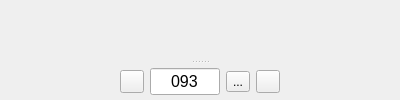
      <widget class="QFrame" name="view_frame">
       <property name="sizePolicy">
        <sizepolicy hsizetype="Preferred" vsizetype="Preferred">
         <horstretch>2</horstretch>
         <verstretch>0</verstretch>
        </sizepolicy>
       </property>
       <property name="frameShape">
        <enum>QFrame::NoFrame</enum>
       </property>
       <property name="frameShadow">
        <enum>QFrame::Raised</enum>
       </property>
       <layout class="QVBoxLayout" name="verticalLayout_2">
        <property name="leftMargin">
         <number>0</number>
        </property>
        <property name="topMargin">
         <number>0</number>
        </property>
        <property name="rightMargin">
         <number>0</number>
        </property>
        <property name="bottomMargin">
         <number>0</number>
        </property>
        <item>
         <widget class="QSplitter" name="splitter_2">
          <property name="orientation">
           <enum>Qt::Vertical</enum>
          </property>
          <widget class="QFrame" name="vtk_frame">
           <property name="sizePolicy">
            <sizepolicy hsizetype="Ignored" vsizetype="Ignored">
             <horstretch>0</horstretch>
             <verstretch>100</verstretch>
            </sizepolicy>
           </property>
           <property name="minimumSize">
            <size>
             <width>400</width>
             <height>0</height>
            </size>
           </property>
           <property name="sizeIncrement">
            <size>
             <width>0</width>
             <height>1</height>
            </size>
           </property>
           <property name="frameShape">
            <enum>QFrame::NoFrame</enum>
           </property>
           <property name="frameShadow">
            <enum>QFrame::Raised</enum>
           </property>
          </widget>
          <widget class="QFrame" name="frame_3">
           <property name="sizePolicy">
            <sizepolicy hsizetype="Preferred" vsizetype="Fixed">
             <horstretch>0</horstretch>
             <verstretch>0</verstretch>
            </sizepolicy>
           </property>
           <property name="minimumSize">
            <size>
             <width>0</width>
             <height>36</height>
            </size>
           </property>
           <property name="maximumSize">
            <size>
             <width>16777215</width>
             <height>36</height>
            </size>
           </property>
           <property name="baseSize">
            <size>
             <width>0</width>
             <height>36</height>
            </size>
           </property>
           <property name="frameShape">
            <enum>QFrame::NoFrame</enum>
           </property>
           <property name="frameShadow">
            <enum>QFrame::Raised</enum>
           </property>
           <layout class="QHBoxLayout" name="horizontalLayout_2">
            <property name="topMargin">
             <number>0</number>
            </property>
            <property name="bottomMargin">
             <number>0</number>
            </property>
            <item>
             <spacer name="horizontalSpacer">
              <property name="orientation">
               <enum>Qt::Horizontal</enum>
              </property>
              <property name="sizeHint" stdset="0">
               <size>
                <width>40</width>
                <height>20</height>
               </size>
              </property>
             </spacer>
            </item>
            <item>
             <widget class="QToolButton" name="previus_subject">
              <property name="toolTip">
               <string>Move to previus subject (left arrow)</string>
              </property>
              <property name="text">
               <string/>
              </property>
              <property name="icon">
               <iconset resource="resources.qrc">
                <normaloff>:/icons/previous.png</normaloff>:/icons/previous.png</iconset>
              </property>
             </widget>
            </item>
            <item>
             <widget class="QLineEdit" name="subject_id">
              <property name="sizePolicy">
               <sizepolicy hsizetype="Preferred" vsizetype="Fixed">
                <horstretch>0</horstretch>
                <verstretch>0</verstretch>
               </sizepolicy>
              </property>
              <property name="maximumSize">
               <size>
                <width>70</width>
                <height>16777215</height>
               </size>
              </property>
              <property name="baseSize">
               <size>
                <width>40</width>
                <height>0</height>
               </size>
              </property>
              <property name="font">
               <font>
                <pointsize>12</pointsize>
               </font>
              </property>
              <property name="text">
               <string>093</string>
              </property>
              <property name="maxLength">
               <number>5</number>
              </property>
              <property name="alignment">
               <set>Qt::AlignCenter</set>
              </property>
             </widget>
            </item>
            <item>
             <widget class="QToolButton" name="next_subject">
              <property name="toolTip">
               <string>Move to next subject (right arrow)</string>
              </property>
              <property name="text">
               <string>...</string>
              </property>
              <property name="icon">
               <iconset resource="resources.qrc">
                <normaloff>:/icons/next.png</normaloff>:/icons/next.png</iconset>
              </property>
             </widget>
            </item>
            <item>
             <widget class="QToolButton" name="freeze_subject">
              <property name="toolTip">
               <string>freeze current subject</string>
              </property>
              <property name="text">
               <string/>
              </property>
              <property name="icon">
               <iconset resource="resources.qrc">
                <normaloff>:/icons/thg-password.svg</normaloff>:/icons/thg-password.svg</iconset>
              </property>
              <property name="checkable">
               <bool>true</bool>
              </property>
             </widget>
            </item>
            <item>
             <spacer name="horizontalSpacer_2">
              <property name="orientation">
               <enum>Qt::Horizontal</enum>
              </property>
              <property name="sizeHint" stdset="0">
               <size>
                <width>40</width>
                <height>20</height>
               </size>
              </property>
             </spacer>
            </item>
           </layout>
          </widget>
         </widget>
        </item>
       </layout>
      </widget>
